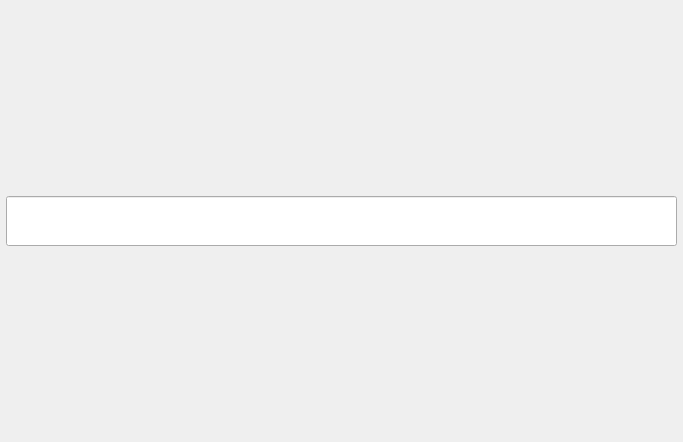
<?xml version="1.0" encoding="UTF-8"?>
<ui version="4.0">
 <class>chatDialogClass</class>
 <widget class="QDialog" name="chatDialogClass">
  <property name="geometry">
   <rect>
    <x>0</x>
    <y>0</y>
    <width>683</width>
    <height>442</height>
   </rect>
  </property>
  <property name="minimumSize">
   <size>
    <width>445</width>
    <height>0</height>
   </size>
  </property>
  <property name="windowTitle">
   <string>Dialog</string>
  </property>
  <layout class="QVBoxLayout" name="verticalLayout">
   <property name="spacing">
    <number>0</number>
   </property>
   <property name="margin">
    <number>6</number>
   </property>
   <item>
    <layout class="QHBoxLayout" name="horizontalLayout">
     <property name="spacing">
      <number>0</number>
     </property>
     <property name="sizeConstraint">
      <enum>QLayout::SetNoConstraint</enum>
     </property>
     <item>
      <widget class="QLineEdit" name="lineEdit">
       <property name="sizePolicy">
        <sizepolicy hsizetype="Expanding" vsizetype="Fixed">
         <horstretch>0</horstretch>
         <verstretch>0</verstretch>
        </sizepolicy>
       </property>
       <property name="minimumSize">
        <size>
         <width>0</width>
         <height>50</height>
        </size>
       </property>
       <property name="alignment">
        <set>Qt::AlignLeading|Qt::AlignLeft|Qt::AlignTop</set>
       </property>
      </widget>
     </item>
     <item>
      <widget class="QWidget" name="widget_2" native="true">
       <property name="sizePolicy">
        <sizepolicy hsizetype="Fixed" vsizetype="Preferred">
         <horstretch>0</horstretch>
         <verstretch>0</verstretch>
        </sizepolicy>
       </property>
       <property name="maximumSize">
        <size>
         <width>50</width>
         <height>16777215</height>
        </size>
       </property>
      </widget>
     </item>
    </layout>
   </item>
  </layout>
 </widget>
 <resources/>
 <connections/>
</ui>
